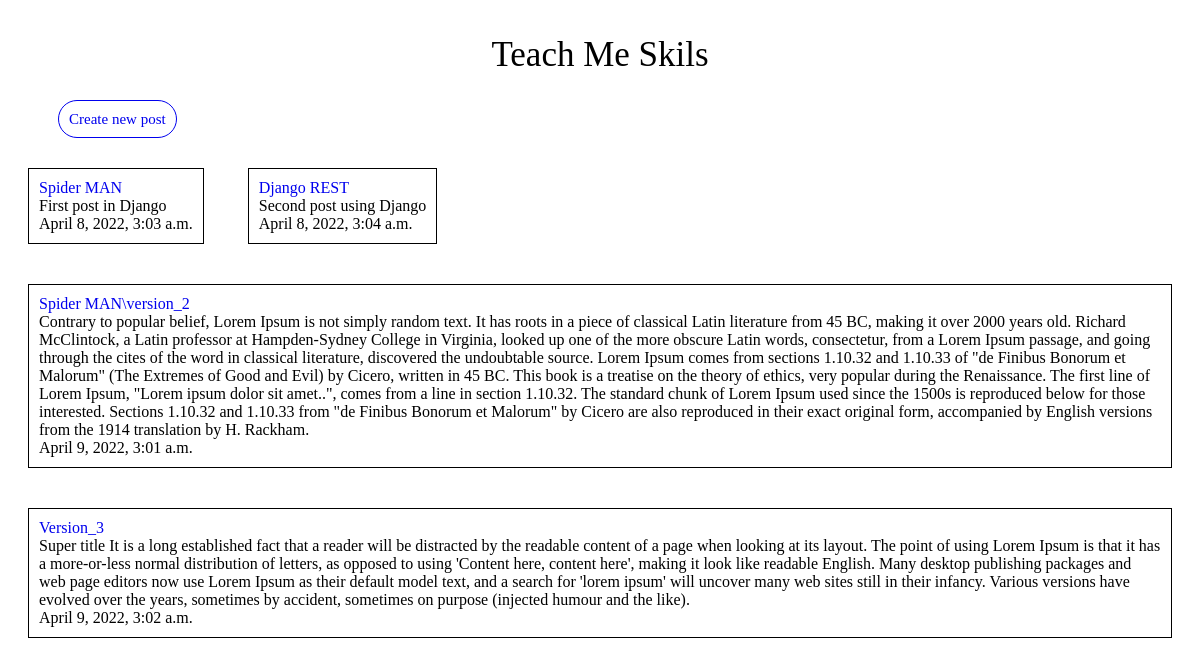
The app's page /, older data.
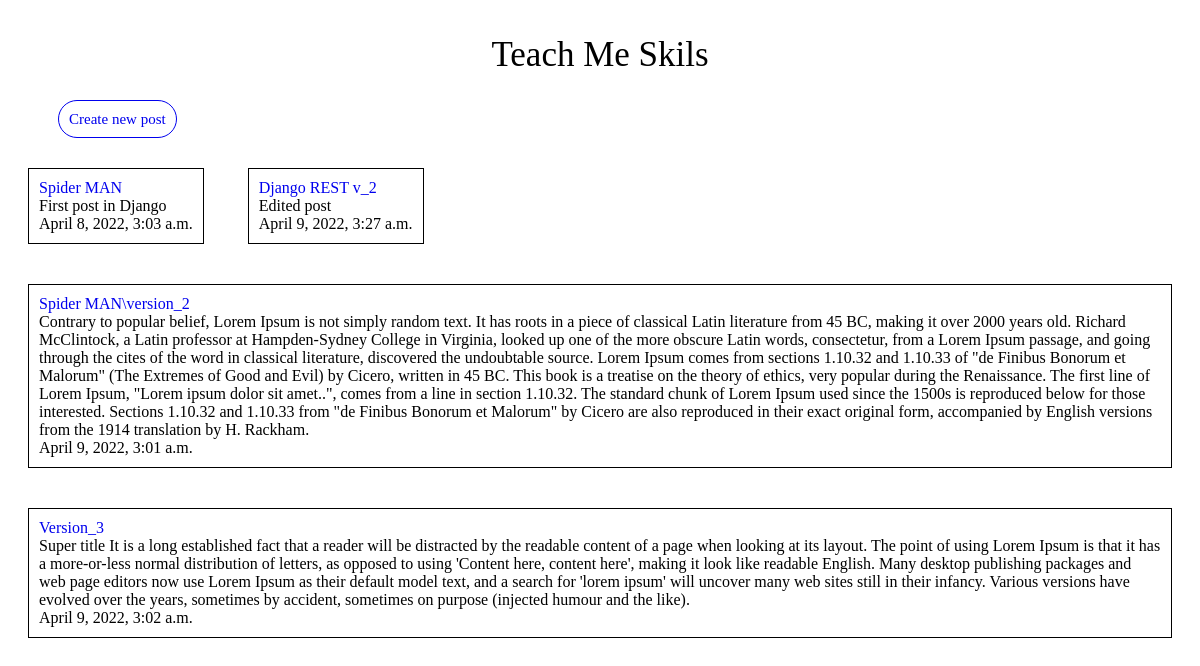
The same page, newer data.
### blog/models.py (models this page shows, shortened)
class Post(models.Model):
    title = models.CharField(
        max_length=64, verbose_name='Title'
    )
    text = models.TextField(
        verbose_name='Text'
    )
    created_date = models.DateTimeField(
        verbose_name='Created Date', auto_now_add=True
    )
    publish_date = models.DateTimeField(
        verbose_name='Publish Date', auto_now_add=True
    )

### blog/views.py (the view)
# urls.py: path('', post_list, name='post_list'),
def post_list(request):
    posts = Post.objects.all()
    context = {'items': posts}
    return render(request, 'blog/post_list.html', context)

### blog/templates/blog/post_list.html (shortened to what this page needs)
<!DOCTYPE html>
<html lang="en">
<head>
</head>
<body>
    <div>
        <p style="font-size: 35px; text-align: center">Teach Me Skils</p>
    </div>
    <div style="margin: 20px 0 20px 50px">
        <a href="{% url 'post_new' %}" style="font-size: 15px; text-align: center; border: 1px solid; border-radius: 20px; padding: 10px;">
            Create new post
        </a>
    </div>
    {% for post in items %}
    <div style="margin: 20px; display: inline-block">
        <div style="border: 1px solid; padding: 10px">
            <div>
                <a href="{% url 'post_detail' post_pk=post.pk %}">{{ post.title }}</a>
            </div>
            <div>{{ post.text }}</div>
            <div>{{ post.publish_date }}</div>
        </div>
    </div>
    {% endfor %}
</body>
</html>

Row changes from the older to the newer data that the page shows:
changed Post: title "Django REST" → "Django REST v_2"; text "Second post using Django" → "Edited post"; publish_date "April 8, 2022, 3:04 a.m." → "April 9, 2022, 3:27 a.m."
